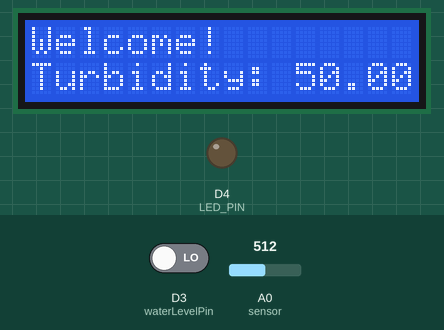
Simulated run of this sketch. Board: ESP8266 (NodeMCU). Shown: 16×2 character LCD, output pins drawn as LEDs (lit = HIGH). Inputs (shaded band) come from the test bench; at power-on: A0 (sensor) = 512, D3 (waterLevelPin) LOW. WiFi joins after 1.5 s; servers stay silent unless stated; what the sketch prints to the serial monitor is not drawn.

Above: at 2.7 s.
2.8 s: A0 (sensor) set to 911
At 4.0 s:
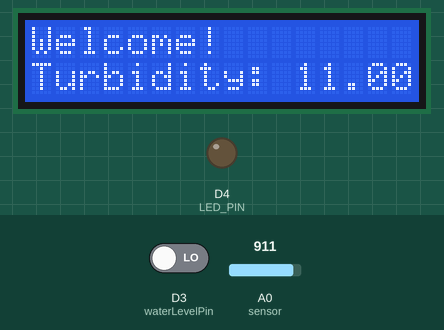
5.1 s: A0 (sensor) set to 941
At 6.4 s:
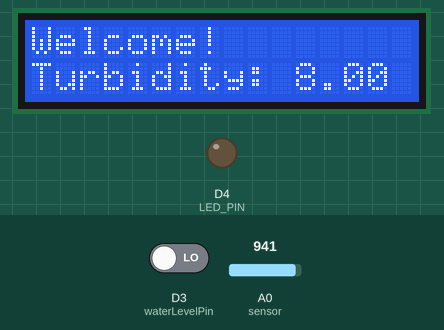
10.1 s: A0 (sensor) set to 900
At 11.3 s:
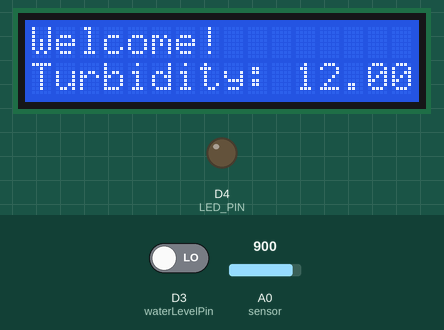
Timing chart, 0 to 13.1 s (numbered marks = the images above; inputs shaded):
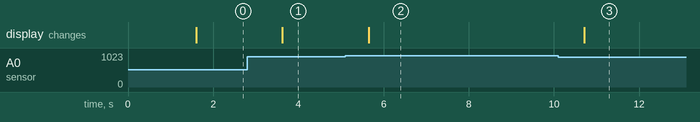

The sketch:

final.ino
```cpp
#include <ESP8266WiFi.h>
#include <ESP8266WebServer.h>
#include <LiquidCrystal_I2C.h>

// Wi-Fi credentials
const char* ssid = "GZU EXAMS";
const char* password = "exam5@2020";

// Web server setup
ESP8266WebServer server(80);

// Hardware pin definitions
#define LED_PIN LED_BUILTIN
#define BUZZER_PIN D4
#define waterLevelPin D3  // Make sure you define the water level sensor pin

// LCD initialization
LiquidCrystal_I2C lcd(0x27, 16, 2);  // Adjust address if needed

// State flags
bool ledState = false;
bool buzzerState = false;

// Global sensor readings
int turbidityValue = 0;
float turbidity = 0.0;
int waterStatus = 0;

// Function to return device status
void handleStatus() {
  String json = "{";
  json += "\"connected\": true,";
  json += "\"led_on\": " + String(ledState ? "true" : "false") + ",";
  json += "\"buzzer_on\": " + String(buzzerState ? "true" : "false") + ",";
  json += "\"turbidity\": " + String(turbidity, 2) + ",";  // 2 decimal places
  json += "\"water_detected\": " + String(waterStatus == HIGH ? "true" : "false");
  json += "}";

  server.send(200, "application/json", json);
}

void setup() {
  Serial.begin(9600);
  lcd.init();
  lcd.backlight();

  lcd.setCursor(0, 0);
  lcd.print("Welcome!");
  lcd.setCursor(0, 1);
  lcd.print("Turbidity: ");

  pinMode(LED_PIN, OUTPUT);
  pinMode(BUZZER_PIN, OUTPUT);
  pinMode(waterLevelPin, INPUT);

  WiFi.begin(ssid, password);
  while (WiFi.status() != WL_CONNECTED) {
    delay(500);
    Serial.print(".");
  }
  Serial.println("\nWiFi connected. IP address: ");
  Serial.println(WiFi.localIP());

  server.on("/status", handleStatus);
  server.begin();
}

void loop() {
  server.handleClient();

  turbidityValue = 1024 - analogRead(A0);  // Read from turbidity sensor
  turbidity = map(turbidityValue, 0, 1023, 0, 100);  // Convert to percentage
  waterStatus = digitalRead(waterLevelPin);         // Read water level

  lcd.setCursor(11, 1);
  lcd.print("     ");  // Clear previous value
  lcd.setCursor(11, 1);
  lcd.print(turbidity);
  lcd.print(" %");

  if (waterStatus == HIGH) {
    Serial.println("Water Detected");
  } else {
    Serial.println("No Water Detected");
  }

  delay(1000);
}
```

Measured:
- the behaviour switches between 926 and 927 on A0 (sensor) (found by bisection; images 1 and 2)
- after the input at 2.8 s, the display: changes after 0.82 s (image 1)
- after the input at 5.1 s, the display: changes after 0.55 s (image 2)
- after the input at 10.1 s, the display: changes after 0.61 s (image 3)
